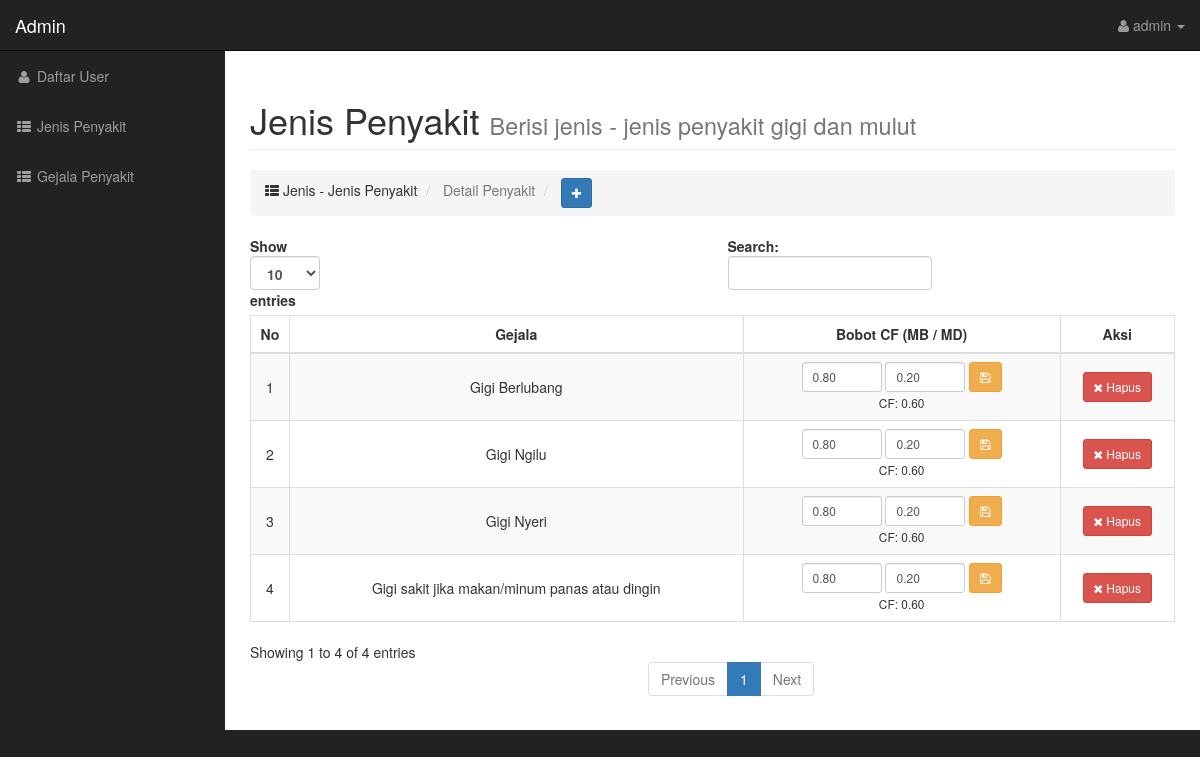
The page /admin/index.php?page=penyakit-detail&id=18 (signed in) on the database its author committed.
### tables this page shows
CREATE TABLE IF NOT EXISTS `penyakit_gejala` (
  `id_penyakit_gejala` int(11) NOT NULL AUTO_INCREMENT,
  `id_jenis_penyakit` int(11) NOT NULL,
  `id_gejala` int(11) NOT NULL,
  `mb` DECIMAL(3,2) NULL DEFAULT NULL COMMENT 'Measure of belief pakar (contoh, wajib divalidasi)',
  `md` DECIMAL(3,2) NULL DEFAULT NULL COMMENT 'Measure of disbelief pakar (contoh, wajib divalidasi)',
  PRIMARY KEY (`id_penyakit_gejala`),
  UNIQUE KEY `uq_relasi` (`id_jenis_penyakit`, `id_gejala`),
  KEY `idx_pg_penyakit` (`id_jenis_penyakit`),
  KEY `idx_pg_gejala` (`id_gejala`)
);

CREATE TABLE IF NOT EXISTS `gejala` (
  `id_gejala` int(11) NOT NULL AUTO_INCREMENT,
  `gejala` text NOT NULL,
  PRIMARY KEY (`id_gejala`)
);

### config/helpers.php (called while the page is built, shortened)
<?php
if (!function_exists('e')) {
    function e($value): string
    {
        return htmlspecialchars((string)($value ?? ''), ENT_QUOTES, 'UTF-8');
    }
}

### admin/penyakit-detail.php (the view, shortened to what this page needs)
<div class="row">
    <div class="col-lg-12">
        <h1 class="page-header">
            Jenis Penyakit <small>Berisi jenis - jenis penyakit gigi dan mulut</small>
        </h1>
        <ol class="breadcrumb">
            <li class="">
                <i class="fa fa-th-list"></i> Jenis - Jenis Penyakit
            </li>
            <li class="active">
                Detail Penyakit
            </li>
            <li>
                <button type="button" class="btn btn-primary btn-sm" data-toggle="modal" data-target="#myModal">
                    <i class="fa fa-plus"></i>
                </button>
            </li>
        </ol>
    </div>
</div>
<?php $id = (int)($_GET['id'] ?? 0); ?>
<div class="table-responsive">
    <table class="table table-striped table-bordered" id="tabelid" style="width:100%">
        <thead>
            <tr>
                <th style="vertical-align: middle" class="text-center">No</th>
                <th style="vertical-align: middle" class="text-center">Gejala</th>
                <th style="vertical-align: middle" class="text-center">Bobot CF (MB / MD)</th>
                <th style="vertical-align: middle" class="text-center">Aksi</th>
            </tr>
        </thead>
        <tbody>
            <?php $no = 1;
             $sql = 'SELECT pg.id_penyakit_gejala, g.gejala, pg.mb, pg.md FROM jenis_penyakit jp'
                 . ' JOIN penyakit_gejala pg ON jp.id_jenis_penyakit = pg.id_jenis_penyakit'
                 . ' JOIN gejala g ON pg.id_gejala = g.id_gejala'
                 . ' WHERE jp.id_jenis_penyakit = ? ORDER BY g.gejala ASC';
             $stmtDetail = $koneksi->prepare($sql);
             $stmtDetail->bind_param('i', $id);
             $stmtDetail->execute();
             $get = $stmtDetail->get_result(); ?>
            <?php while ($set = $get->fetch_assoc()) : ?>
                <tr>
                    <td style="vertical-align: middle" class="text-center"><?= $no ?></td>
                    <td style="vertical-align: middle" class="text-center"><?= e($set['gejala']) ?></td>
                    <td style="vertical-align: middle" class="text-center">
                        <form action="" method="post" class="form-inline justify-content-center">
                            <input type="number" name="mb" class="form-control input-sm" style="width:80px" min="0" max="1" step="0.01" value="<?= e(isset($set['mb']) ? $set['mb'] : '') ?>" required title="Measure of Belief (0-1)">
                            <input type="number" name="md" class="form-control input-sm" style="width:80px" min="0" max="1" step="0.01" value="<?= e(isset($set['md']) ? $set['md'] : '') ?>" required title="Measure of Disbelief (0-1)">
                            <button type="submit" class="btn btn-warning btn-sm" name="ubah_bobot" title="Simpan bobot"><i class="fa fa-save"></i></button>
                        </form>
                        <small>CF: <?= e(number_format((float)(isset($set['mb']) ? $set['mb'] : 0) - (float)(isset($set['md']) ? $set['md'] : 0), 2)) ?></small>
                    </td>
                    <td style="vertical-align: middle" class="text-center">
                        <div class="btn-group-vertical" role="group" aria-label="...">
                            <a href="penyakit-detail-hapus.php?id=<?= (int)$set['id_penyakit_gejala'] ?>&idp=<?= (int)$id ?>" class="btn btn-danger btn-sm" onclick="return confirm('Yakin Hapus')"><i class="fa fa-times"></i> Hapus</a>
                        </div>
                    </td>
                </tr>
            <?php $no++;
             endwhile;
             $stmtDetail->close(); ?>
        </tbody>
    </table>
</div>

### admin/index.php (shortened to what this page needs)
<?php
require_once __DIR__ . "/../config/bootstrap.php";
?>
<!DOCTYPE html>
<html lang="en">
<head>
    <link type="text/css" href="../assets/css/bootstrap.min.css" rel="stylesheet">
    <link type="text/css" href="../assets/css/sb-admin.css" rel="stylesheet">
    <link type="text/css" href="../assets/css/plugins/morris.css" rel="stylesheet">
    <link href="../assets/font-awesome/css/font-awesome.min.css" rel="stylesheet" type="text/css">
    <link rel="stylesheet" type="text/css" href="https://cdn.datatables.net/1.10.20/css/dataTables.bootstrap.min.css">
</head>
<body>
    <div id="wrapper">
        <nav class="navbar navbar-inverse navbar-fixed-top" role="navigation">
            <div class="navbar-header">
                <a class="navbar-brand" href="">Admin</a>
            </div>
            <ul class="nav navbar-right top-nav">
                <li class="dropdown">
                    <a href="#" class="dropdown-toggle" data-toggle="dropdown"><i class="fa fa-user"></i> <?= e($_SESSION['admin']['user'] ?? '') ?> <b class="caret"></b></a>
                </li>
            </ul>
            <div class="collapse navbar-collapse navbar-ex1-collapse">
                <ul class="nav navbar-nav side-nav">
                    <li><a href="index.php?page=user"><i class="fa fa-fw fa-user"></i> Daftar User</a></li>
                    <li><a href="index.php?page=penyakit"><i class="fa fa-fw fa-th-list"></i> Jenis Penyakit</a></li>
                    <li><a href="index.php?page=gejala"><i class="fa fa-fw fa-th-list"></i> Gejala Penyakit</a></li>
                </ul>
            </div>
        </nav>
        <div id="page-wrapper">
            <div class="container-fluid">
                <?php
                if (isset($_GET['page'])) {
                    switch ($_GET['page']) {
                        case 'penyakit-detail':
                            include "penyakit-detail.php";
                            break;
                    }
                } else {
                    include "user.php";
                }
                ?>
            </div>
        </div>
    </div>
</body>
</html>

### assets/css/sb-admin.css (style rules this page uses)
body { margin-top: 100px; background-color: #222; }
@media (min-width:768px) { body { margin-top: 50px; } }
#wrapper { padding-left: 0; }
#page-wrapper { width: 100%; padding: 0; background-color: #fff; }
@media (min-width:768px) { #wrapper { padding-left: 225px; } }
@media (min-width:768px) { #page-wrapper { padding: 10px; } }
.top-nav { padding: 0 15px; }
.top-nav>li { display: inline-block; float: left; }
.top-nav>li>a { padding-top: 15px; padding-bottom: 15px; line-height: 20px; color: #999; }
@media (min-width:768px) { .side-nav { position: fixed; top: 51px; left: 225px; width: 225px; margin-left: -225px; border: none; border-radius: 0; overflow-y: auto; background-color: #222; } }
@media (min-width:768px) { .side-nav>li>a { width: 225px; } }

### rows shown on the page
penyakit_gejala: id_gejala.gejala "Gigi Berlubang", mb "0.80", md "0.20", mb+md "0.60"
penyakit_gejala: id_gejala.gejala "Gigi Ngilu", mb "0.80", md "0.20", mb+md "0.60"
penyakit_gejala: id_gejala.gejala "Gigi Nyeri", mb "0.80", md "0.20", mb+md "0.60"
penyakit_gejala: id_gejala.gejala "Gigi sakit jika makan/minum panas atau dingin", mb "0.80", md "0.20", mb+md "0.60"

### other values the page prints
$_SESSION['admin']['user'] "admin"
